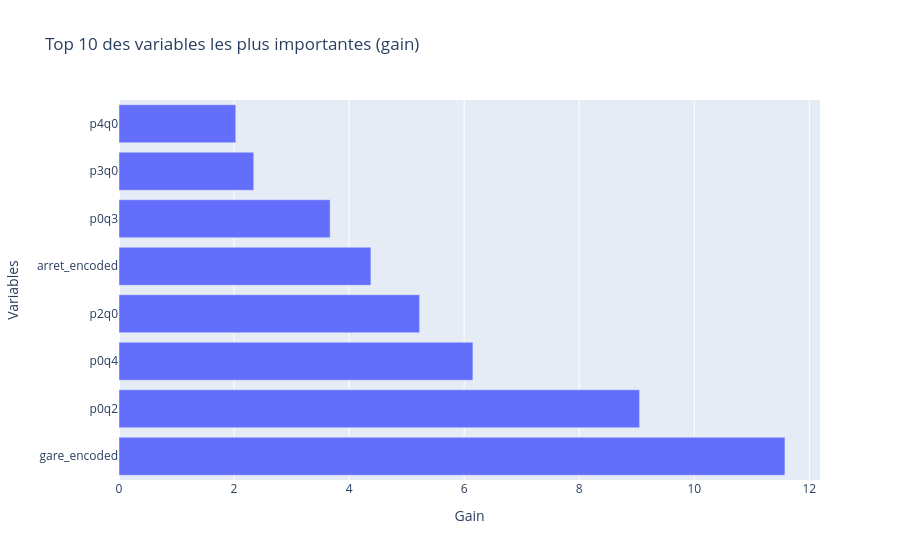

Notebook cell for this chart:
### Markdown cell above
### Variables importance

### Code cell
importance = best_xgboost_model.get_score(importance_type='gain')
importance_df = pd.DataFrame({
    "feature": list(importance.keys()),
    "importance": list(importance.values())
}).sort_values(by="importance", ascending=False).head(10)

fig = px.bar(importance_df, x="importance", y="feature", orientation="h",
             title="Top 10 most important variables (gain)")
fig.update_layout(yaxis_title="Variables", xaxis_title="Gain")
fig.show()

### Figure 1 — Plotly figure (JSON) as saved in the notebook; plotly's stock layout.template omitted (floating-point values rounded to 4 significant figures)
{"data": [{"hovertemplate": "importance=%{x}<br>feature=%{y}<extra></extra>", "legendgroup": "", "marker": {"color": "#636efa", "pattern": {"shape": ""}}, "name": "", "orientation": "h", "showlegend": false, "textposition": "auto", "type": "bar", "x": [11.58, 9.05, 6.153, 5.225, 4.379, 3.671, 2.343, 2.03], "xaxis": "x", "y": ["gare_encoded", "p0q2", "p0q4", "p2q0", "arret_encoded", "p0q3", "p3q0", "p4q0"], "yaxis": "y"}], "layout": {"barmode": "relative", "legend": {"tracegroupgap": 0}, "title": {"text": "Top 10 des variables les plus importantes (gain)"}, "xaxis": {"anchor": "y", "domain": [0, 1], "title": {"text": "Gain"}}, "yaxis": {"anchor": "x", "domain": [0, 1], "title": {"text": "Variables"}}}}
